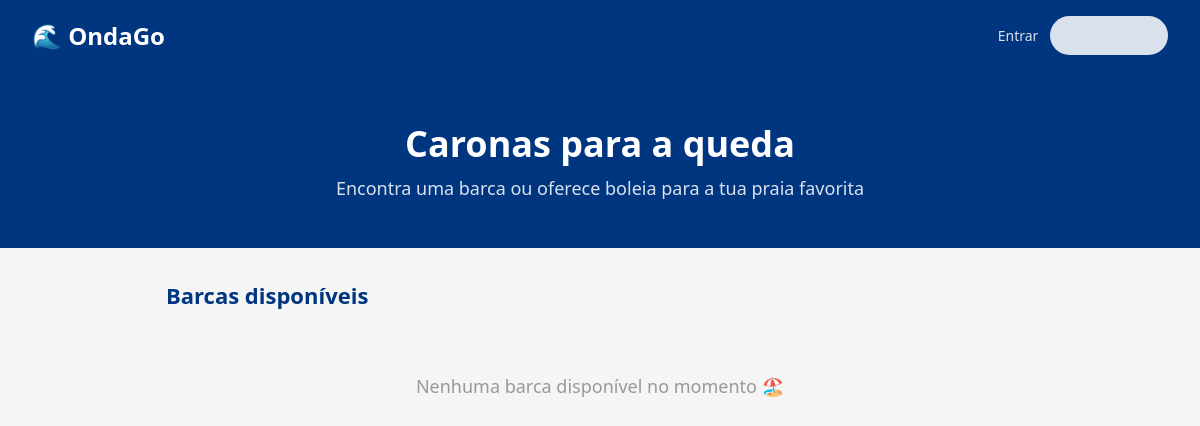
Before: / with the older database file.
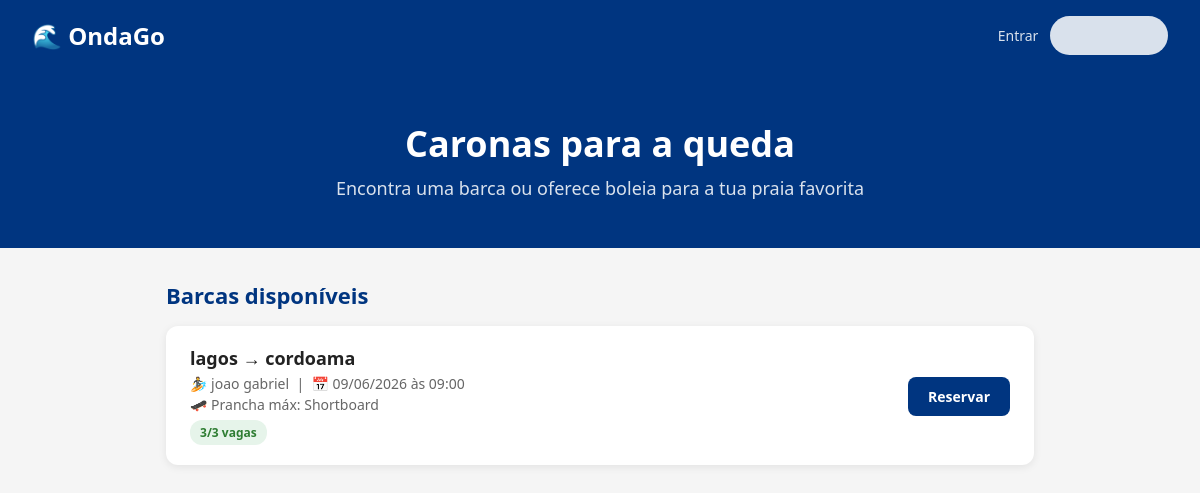
After: the same page with the newer database file.
### models.py (models this page shows, shortened)
class Carona(db.Model):
    __tablename__ = 'caronas'
    id              = db.Column(db.Integer, primary_key=True)
    motorista_id    = db.Column(db.Integer, db.ForeignKey('usuarios.id'), nullable=False)
    ponto_partida   = db.Column(db.String(100), nullable=False)
    destino         = db.Column(db.String(100), nullable=False)
    data            = db.Column(db.String(10), nullable=False)
    hora            = db.Column(db.String(5), nullable=False)
    vagas_totais    = db.Column(db.Integer, nullable=False)
    tipo_prancha    = db.Column(db.String(30), default='Qualquer')
    criado_em       = db.Column(db.DateTime, default=datetime.utcnow)
    reservas        = db.relationship('Reserva', backref='carona', lazy=True)
    @property
    def vagas_disponiveis(self):
        return self.vagas_totais - len(self.reservas)
    @property
    def lotado(self):
        return self.vagas_disponiveis == 0
    @property
    def expirada(self):
        try:
            dt = datetime.strptime(f"{self.data} {self.hora}", "%d/%m/%Y %H:%M")
            return datetime.now() > dt
        except:
            return False

class Usuario(UserMixin, db.Model):
    __tablename__ = 'usuarios'
    id         = db.Column(db.Integer, primary_key=True)
    nome       = db.Column(db.String(100), nullable=False)
    email      = db.Column(db.String(150), unique=True, nullable=False)
    telefone   = db.Column(db.String(20), nullable=False)
    nivel      = db.Column(db.String(30), default='Iniciante')
    senha_hash = db.Column(db.String(256), nullable=False)
    criado_em  = db.Column(db.DateTime, default=datetime.utcnow)
    caronas    = db.relationship('Carona', backref='motorista', lazy=True)
    reservas   = db.relationship('Reserva', backref='passageiro', lazy=True)

### app.py (the view)
@app.route('/')
def index():
    caronas = Carona.query.all()
    activas = [c for c in caronas if not c.expirada]
    return render_template('index.html', caronas=activas)

### templates/index.html (shortened to what this page needs)
<!DOCTYPE html>
<html lang="pt">
<head>
</head>
<body>
<header>
    <h1>🌊 OndaGo</h1>
    <div class="header-nav">
        {% if current_user.is_authenticated %}
            <a href="/minha_conta">Olá, {{ current_user.nome.split()[0] }}</a>
            <a href="/nova" class="btn-primary">+ Publicar Barca</a>
            <a href="/logout">Sair</a>
        {% else %}
            <a href="/login">Entrar</a>
            <a href="/registro" class="btn-primary">Criar conta</a>
        {% endif %}
    </div>
</header>
<div class="hero">
    <h2>Caronas para a queda</h2>
    <p>Encontra uma barca ou oferece boleia para a tua praia favorita</p>
</div>
<div class="container">
    <h3>Barcas disponíveis</h3>
    {% if caronas %}
        {% for c in caronas %}
        <div class="card">
            <div class="card-info">
                <h4>{{ c.ponto_partida }} → {{ c.destino }}</h4>
                <p>🏄 {{ c.motorista.nome }} &nbsp;|&nbsp; 📅 {{ c.data }} às {{ c.hora }}</p>
                <p>🛹 Prancha máx: {{ c.tipo_prancha }}</p>
                {% if c.lotado %}
                    <span class="badge badge-lotada">Lotada</span>
                {% else %}
                    <span class="badge badge-ok">{{ c.vagas_disponiveis }}/{{ c.vagas_totais }} vagas</span>
                {% endif %}
            </div>
            <div class="card-action">
                {% if not c.lotado %}
                    <a href="/reservar/{{ c.id }}">Reservar</a>
                {% endif %}
            </div>
        </div>
        {% endfor %}
    {% else %}
        <div class="empty">Nenhuma barca disponível no momento 🏖️</div>
    {% endif %}
</div>
</body>
</html>

### templates/index.html (style rules this page uses)
* { margin: 0; padding: 0; box-sizing: border-box; }
body { font-family: 'Segoe UI', sans-serif; background: #f5f5f5; }
header { background: #003580; padding: 16px 32px; display: flex; justify-content: space-between; align-items: center; }
header h1 { color: white; font-size: 24px; }
.header-nav { display: flex; gap: 12px; align-items: center; }
.header-nav a { color: white; text-decoration: none; font-size: 14px; opacity: 0.85; }
.btn-primary { background: white; color: #003580; padding: 10px 20px; border-radius: 24px; text-decoration: none; font-weight: bold; font-size: 14px; }
.hero { background: #003580; color: white; text-align: center; padding: 48px 32px; }
.hero h2 { font-size: 36px; margin-bottom: 8px; }
.hero p { font-size: 18px; opacity: 0.85; }
.container { max-width: 900px; margin: 32px auto; padding: 0 16px; }
h3 { font-size: 22px; margin-bottom: 16px; color: #003580; }
.card { background: white; border-radius: 12px; padding: 20px 24px; margin-bottom: 16px; box-shadow: 0 2px 8px rgba(0,0,0,0.08); display: flex; justify-content: space-between; align-items: center; }
.card-info h4 { font-size: 18px; color: #222; margin-bottom: 4px; }
.card-info p { color: #666; font-size: 14px; margin-top: 2px; }
.badge { display: inline-block; padding: 4px 10px; border-radius: 12px; font-size: 12px; font-weight: bold; margin-top: 6px; }
.badge-ok { background: #e6f4ea; color: #2e7d32; }
.card-action a { background: #003580; color: white; padding: 10px 20px; border-radius: 8px; text-decoration: none; font-weight: bold; font-size: 14px; }

Changed rows visible on the page:
added Carona: ponto_partida "lagos", destino "cordoama", motorista.nome "joao gabriel", data "09/06/2026", hora "09:00", tipo_prancha "Shortboard", vagas_disponiveis "3", vagas_totais "3"
Other visible differences:
text no longer shown: "Nenhuma barca disponível no momento 🏖️"
